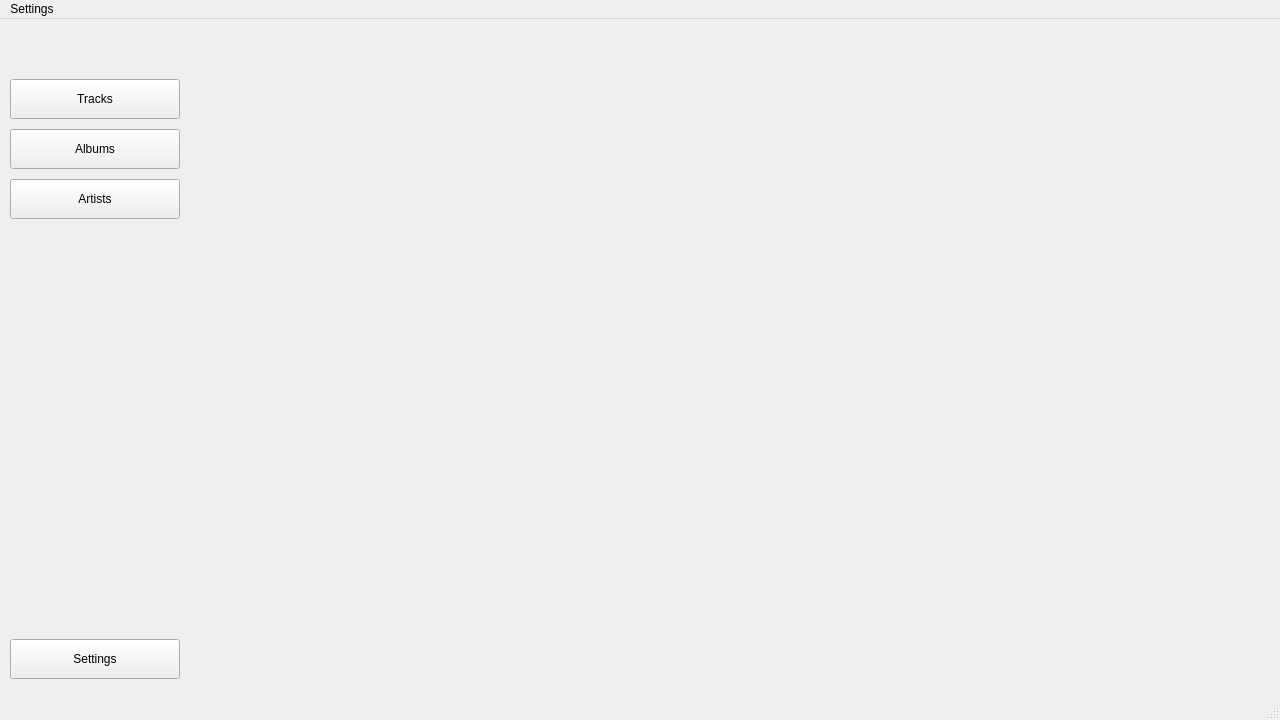
<?xml version="1.0" encoding="UTF-8"?>
<ui version="4.0">
 <class>NewMainWindow</class>
 <widget class="QMainWindow" name="NewMainWindow">
  <property name="geometry">
   <rect>
    <x>0</x>
    <y>0</y>
    <width>1280</width>
    <height>720</height>
   </rect>
  </property>
  <property name="minimumSize">
   <size>
    <width>1280</width>
    <height>720</height>
   </size>
  </property>
  <property name="windowTitle">
   <string>MainWindow</string>
  </property>
  <property name="tabShape">
   <enum>QTabWidget::TabShape::Rounded</enum>
  </property>
  <widget class="QWidget" name="centralwidget">
   <widget class="QWidget" name="widget" native="true">
    <property name="geometry">
     <rect>
      <x>0</x>
      <y>0</y>
      <width>200</width>
      <height>700</height>
     </rect>
    </property>
    <widget class="QPushButton" name="albums_page_button">
     <property name="geometry">
      <rect>
       <x>10</x>
       <y>110</y>
       <width>170</width>
       <height>40</height>
      </rect>
     </property>
     <property name="text">
      <string>Albums</string>
     </property>
    </widget>
    <widget class="QPushButton" name="tracks_page_button">
     <property name="geometry">
      <rect>
       <x>10</x>
       <y>60</y>
       <width>170</width>
       <height>40</height>
      </rect>
     </property>
     <property name="text">
      <string>Tracks</string>
     </property>
    </widget>
    <widget class="QPushButton" name="artists_page_button">
     <property name="geometry">
      <rect>
       <x>10</x>
       <y>160</y>
       <width>170</width>
       <height>40</height>
      </rect>
     </property>
     <property name="text">
      <string>Artists</string>
     </property>
    </widget>
    <widget class="QPushButton" name="settings_button">
     <property name="geometry">
      <rect>
       <x>10</x>
       <y>620</y>
       <width>170</width>
       <height>40</height>
      </rect>
     </property>
     <property name="text">
      <string>Settings</string>
     </property>
    </widget>
   </widget>
   <widget class="QStackedWidget" name="stacked_widget">
    <property name="geometry">
     <rect>
      <x>200</x>
      <y>0</y>
      <width>1080</width>
      <height>670</height>
     </rect>
    </property>
    <widget class="QWidget" name="page"/>
    <widget class="QWidget" name="page_2"/>
   </widget>
  </widget>
  <widget class="QMenuBar" name="menubar">
   <property name="geometry">
    <rect>
     <x>0</x>
     <y>0</y>
     <width>1280</width>
     <height>24</height>
    </rect>
   </property>
   <widget class="QMenu" name="menuSettings">
    <property name="title">
     <string>Settings</string>
    </property>
   </widget>
   <addaction name="menuSettings"/>
  </widget>
  <widget class="QStatusBar" name="statusbar"/>
 </widget>
 <resources/>
 <connections/>
</ui>
